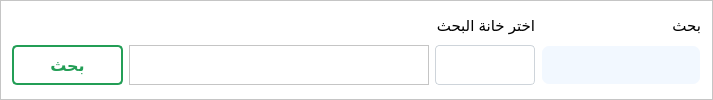
                   <widget class="QFrame" name="frame_16">
                    <property name="minimumSize">
                     <size>
                      <width>0</width>
                      <height>100</height>
                     </size>
                    </property>
                    <property name="styleSheet">
                     <string notr="true">background-color: rgb(255, 255, 255);
color: rgb(0, 0, 0);</string>
                    </property>
                    <property name="frameShape">
                     <enum>QFrame::StyledPanel</enum>
                    </property>
                    <property name="frameShadow">
                     <enum>QFrame::Raised</enum>
                    </property>
                    <layout class="QGridLayout" name="gridLayout_9">
                     <item row="1" column="3">
                      <widget class="QComboBox" name="color_sell_2">
                       <property name="minimumSize">
                        <size>
                         <width>100</width>
                         <height>40</height>
                        </size>
                       </property>
                       <property name="font">
                        <font>
                         <pointsize>12</pointsize>
                        </font>
                       </property>
                       <property name="cursor">
                        <cursorShape>PointingHandCursor</cursorShape>
                       </property>
                       <property name="styleSheet">
                        <string notr="true">QComboBox{
	border: 1px solid #ced4da;
	border-radius:4px;
	padding-left:10px;
}
QComboBox::drop-down{
	border:0px;
}
QComboBox::down-arrow {
	image: url(:/image/down.png);
	width:12;
	height12;
	margin-right:15px;
}

QComboBox:on{
	border: 4px solid #c2dbfe;
}
QComboBox QListView{
	font-size:12;
	border:1px solid rgba(0,0,0,10%);
	padding :5px;
	background-color:#ffffff;
	outline:0px;
}
QComboBox QListView::item{
	padding-left :10px;
	background-color:#ffffff;
	
}
QComboBox QListView::item:hover{
	background-color:#1e90ff;
}
QComboBox QListView::item:selected{
	background-color:#1e90ff;
}</string>
                       </property>
                      </widget>
                     </item>
                     <item row="0" column="3">
                      <widget class="QLabel" name="label_18">
                       <property name="font">
                        <font>
                         <pointsize>11</pointsize>
                        </font>
                       </property>
                       <property name="text">
                        <string>اختر خانة البحث</string>
                       </property>
                      </widget>
                     </item>
                     <item row="1" column="1">
                      <widget class="QPushButton" name="search">
                       <property name="minimumSize">
                        <size>
                         <width>111</width>
                         <height>40</height>
                        </size>
                       </property>
                       <property name="font">
                        <font>
                         <pointsize>12</pointsize>
                         <bold>true</bold>
                        </font>
                       </property>
                       <property name="cursor">
                        <cursorShape>PointingHandCursor</cursorShape>
                       </property>
                       <property name="styleSheet">
                        <string notr="true">QPushButton
{
	border:0px;
	color: rgb(35, 158, 86);
	border: 2px solid  rgb(35, 158, 86);
	border-radius:5px
}
QPushButton:hover
{
	border:0px;
	background-color: rgb(35, 158, 86);
	
	color: #fff;
}</string>
                       </property>
                       <property name="text">
                        <string>بحث</string>
                       </property>
                      </widget>
                     </item>
                     <item row="1" column="4">
                      <widget class="QLineEdit" name="procut_sell_2">
                       <property name="minimumSize">
                        <size>
                         <width>0</width>
                         <height>40</height>
                        </size>
                       </property>
                       <property name="maximumSize">
                        <size>
                         <width>400</width>
                         <height>16777215</height>
                        </size>
                       </property>
                       <property name="font">
                        <font>
                         <pointsize>11</pointsize>
                        </font>
                       </property>
                       <property name="styleSheet">
                        <string notr="true">QLineEdit{
border:2px solid transparent;
border-radius: 8px;
padding: 0px 8px;
background-color: rgb(242, 248, 255);
}
QLineEdit::hover{

	border: 2px solid rgb(103, 222, 255);
}
QLineEdit::focus{
	border: 2px solid rgb(103, 222, 255);
}</string>
                       </property>
                       <property name="alignment">
                        <set>Qt::AlignRight|Qt::AlignTrailing|Qt::AlignVCenter</set>
                       </property>
                      </widget>
                     </item>
                     <item row="0" column="4">
                      <widget class="QLabel" name="label_17">
                       <property name="maximumSize">
                        <size>
                         <width>16777215</width>
                         <height>25</height>
                        </size>
                       </property>
                       <property name="font">
                        <font>
                         <pointsize>11</pointsize>
                        </font>
                       </property>
                       <property name="text">
                        <string>بحث</string>
                       </property>
                      </widget>
                     </item>
                     <item row="1" column="2">
                      <widget class="QFrame" name="frame_17">
                       <property name="minimumSize">
                        <size>
                         <width>300</width>
                         <height>0</height>
                        </size>
                       </property>
                       <property name="frameShape">
                        <enum>QFrame::StyledPanel</enum>
                       </property>
                       <property name="frameShadow">
                        <enum>QFrame::Raised</enum>
                       </property>
                      </widget>
                     </item>
                    </layout>
                   </widget>
